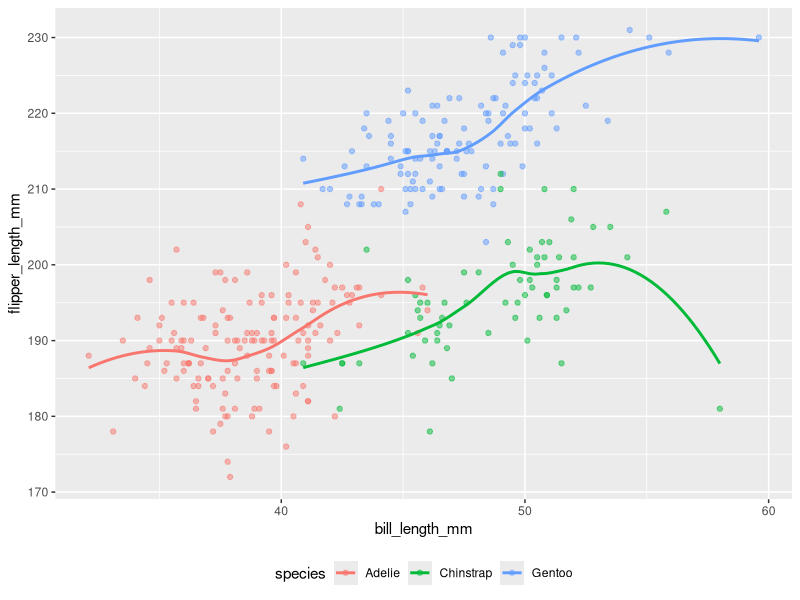
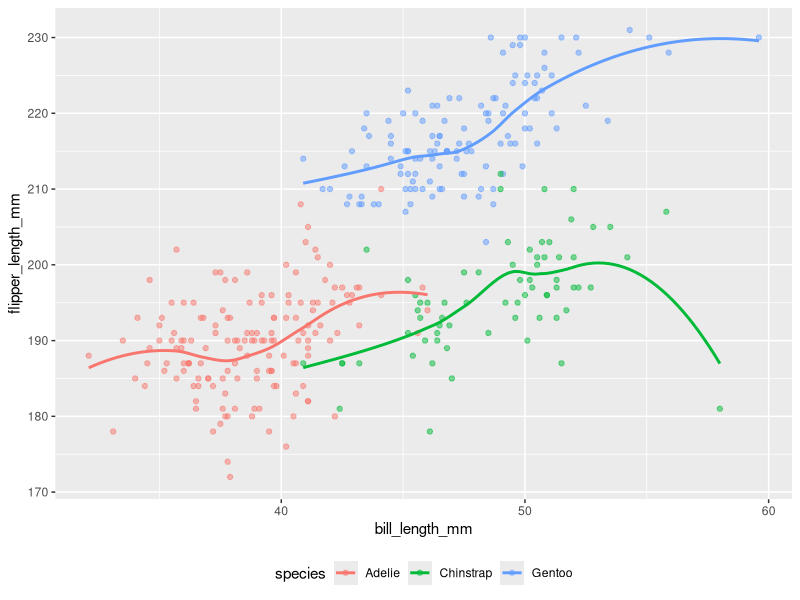

Generate these figures, in order, with R:
## ---- chunk 1
library(tidyverse)
## ---- chunk 2
prob1_df =
  tibble(
    samp = rnorm(10),
    samp_gt_0 = samp > 0,
    char_vec = c("a", "b", "c", "d", "e", "f", "g", "h", "i", "j"),
    factor_vec = factor(c("low", "low", "low", "mod", "mod", "mod", "mod", "high", "high", "high"))
)
## ---- chunk 3
mean(pull(prob1_df, samp))
mean(pull(prob1_df, samp_gt_0))
mean(pull(prob1_df, char_vec))
mean(pull(prob1_df, factor_vec))
## ---- chunk 4
as.numeric(pull(prob1_df, samp))
as.numeric(pull(prob1_df, samp_gt_0))
as.numeric(pull(prob1_df, char_vec))
as.numeric(pull(prob1_df, factor_vec))
## ---- chunk 5
data("penguins", package = "palmerpenguins")

names(penguins)
nrow(penguins)
ncol(penguins)
mean(penguins$flipper_length_mm, na.rm=TRUE)

## ---- chunk 6
penguins %>%
    ggplot (aes(x = bill_length_mm, y = flipper_length_mm, color = species)) +
  geom_point(alpha = .5) +
  geom_smooth(se = FALSE) +
  theme(legend.position = "bottom")
ggsave("penguins_scatter_plot.pdf", height = 4, width = 6)
